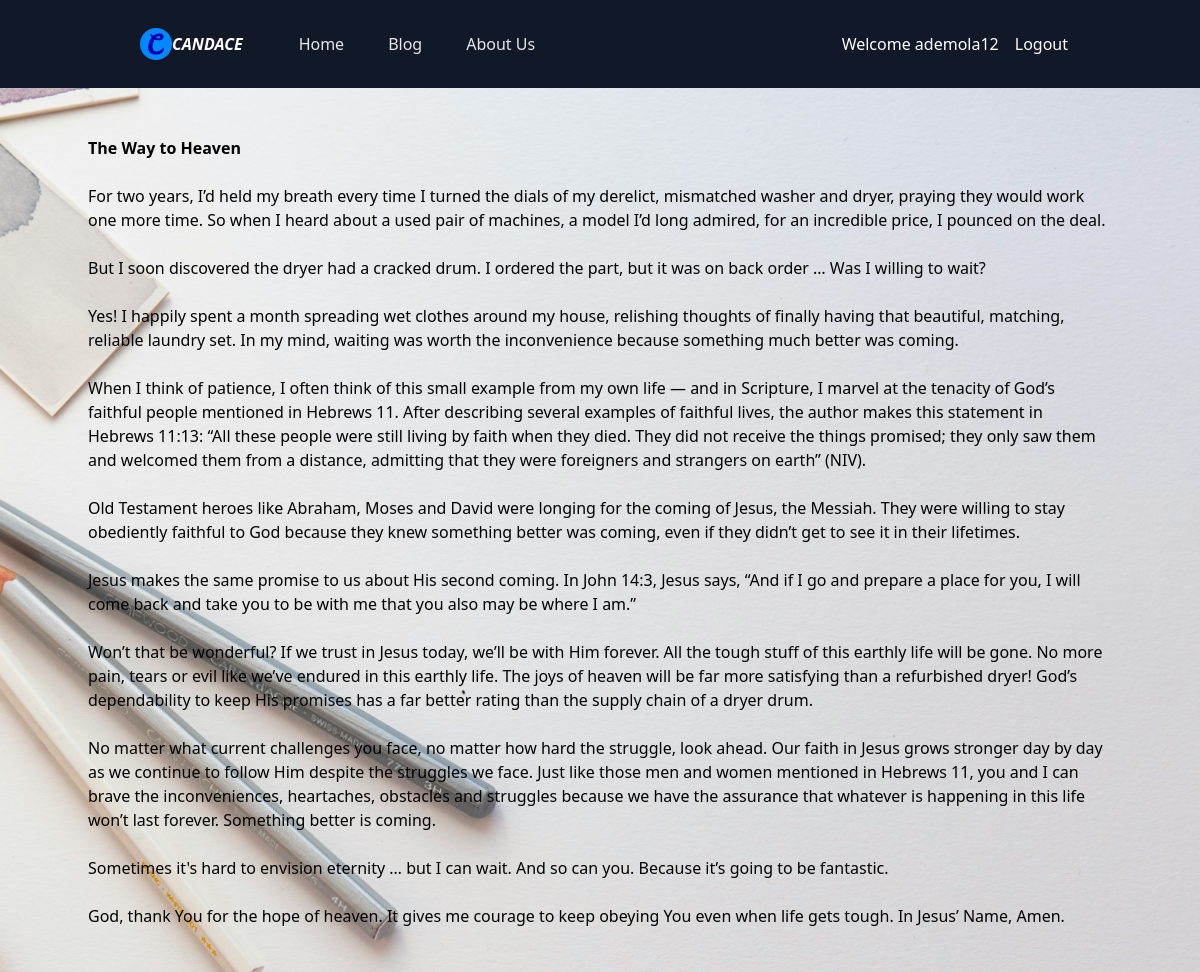
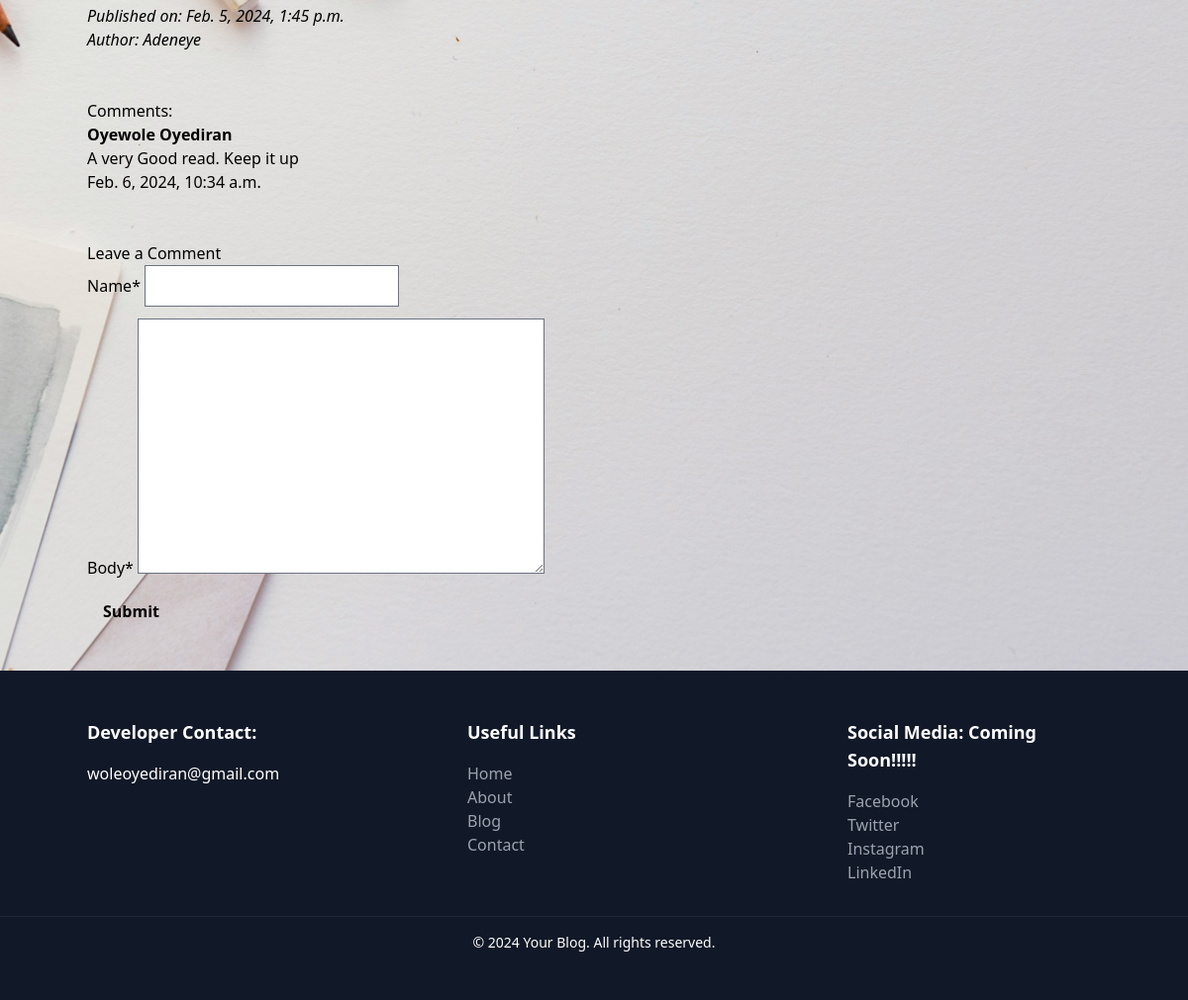
Page /post/2/ (signed in) on the committed database (2 pictures, top to bottom).
### myblog/models.py (models this page shows, shortened)
class Post(models.Model):
    title = models.CharField(max_length=200)
    content = models.TextField()
    pub_date = models.DateTimeField(auto_now_add=True)
    author= models.CharField(max_length=30)
    image=models.ImageField(default="default_image.jpg", upload_to='blog_pics/')
    category=models.ForeignKey( Category,on_delete=models.CASCADE)

class Comment(models.Model):
    post = models.ForeignKey(Post, on_delete=models.CASCADE, related_name='comments')
    name= models.CharField(max_length=30)
    email= models.EmailField()
    body= models.TextField()
    created_at= models.DateTimeField(auto_now_add=True)

### myblog/views.py (the view)
# urls.py: path('post/<int:pk>/', views.PostDetailView.as_view(), name='post_detail'),
class PostDetailView(LoginRequiredMixin, DetailView):
    model = Post
    template_name = 'myblog/post_detail.html'
    context_object_name = 'post'
    def get_context_data(self, **kwargs):
        context = super().get_context_data(**kwargs)
        context['comments'] = self.object.comments.all()
        context['comment_form'] = CommentForm()
        return context
    def post(self, request, *args, **kwargs):
        post = self.get_object()
        form = CommentForm(request.POST)
        if form.is_valid():
            comment = form.save(commit=False)
            comment.post = post
            comment.save()
            return redirect('myblog:post_detail', pk=post.pk)
        else:
            context = self.get_context_data(**kwargs)
            context['comment_form'] = form
            return self.render_to_response(context)

### myblog/forms.py
class CommentForm(forms.ModelForm):
  class Meta:
    model = Comment
    fields= ['name', 'body']
  def __init__(self, *args, **kwargs):
    super().__init__(*args, **kwargs)
    self.helper = FormHelper()
    self.helper.form_method = 'post'
    self.helper.add_input(Submit('submit', 'Submit', css_class='bg-blue-500 hover:bg-blue-700 text-black font-bold py-2 px-4 rounded'))

### templates/myblog/post_detail.html (shortened to what this page needs)
<body
  class="bg-cover bg-center p-0"
  style="background-image: url('/static/lamlard/images/joanna.jpg')"
>
  {% extends 'myblog/base.html' %} {% load static %} {% load static
  tailwind_tags %} {% load crispy_forms_tags %} {% block content %}
  <strong>{{ post.title }}</strong>
  <br />
  <br />
  <p>{{ post.content | linebreaksbr | safe }}</p>
  <br /><br />
  <p><i>Published on: {{ post.pub_date }}</i></p>
  <p><i>Author: {{ post.author }}</i></p>
  <br />
  <br />
  <h2>Comments:</h2>
  <ul>
    {% for comment in comments %}
    <li>
      <strong>{{ comment.name }}</strong>
      <h3>{{ comment.body }}</h3>
      <h6>{{ comment.created_at }}</h6>
    </li>
    {% endfor %}
  </ul>
  <br />
  <br />
  <h2>Leave a Comment</h2>
  <form method="post" action="{% url 'myblog:post_detail' pk=post.pk %}">
    {% csrf_token %}{{ form.as_p }}{% crispy comment_form %}
  </form>
  {% endblock %}

### templates/myblog/base.html (shortened to what this page needs)
<!DOCTYPE html>
{% load static %} {% load static tailwind_tags %}
<html lang="en">
  <head>
    <link
      href="https://cdn.jsdelivr.net/npm/tailwindcss@2.2.19/dist/tailwind.min.css"
      rel="stylesheet"
    />
    {% tailwind_css %}
  </head>
  <body class="bg-blue-300">
    <nav style="" class="bg-gray-900 text-white fixed top-0 z-50 w-full">
      <div class="mx-auto max-w-5xl px-8">
        <div class="flex justify-between">
          <div class="flex space-x-4">
            <div class="py-5">
              <a
                href="#"
                class="flex items-center px-5 py-2 text-gray-700 hover:text-gray-900"
              >
                <img src="{%static 'lamlard/images/fav.png'%}" />
                <span class="font-bold text-white"><i>CANDACE</i></span>
              </a>
            </div>
            <div class="flex hidden items-center space-x-1 md:flex">
              <a
                href="{% url 'myblog:home' %}"
                class="px-5 py-2 text-gray-200 hover:text-gray-500"
                >Home</a
              >
              <a
                href="{% url 'myblog:post_list' %}"
                class="px-5 py-2 text-gray-200 hover:text-gray-500"
                >Blog</a
              >
              <a
                href="#section1"
                class="px-5 py-2 text-gray-200 hover:text-gray-500 click-scroll"
                >About Us</a
              >
            </div>
          </div>
          <div class="flex hidden items-center space-x-1 md:flex">
            {%if user.is_authenticated%}
            <p>Welcome {{user}}</p>
            <a
              href="{%url 'account_logout' %}"
              class="px-3 py-5 hover:text-gray-500"
              >Logout</a
            >
            {% endif %}
          </div>
        </div>
      </div>
    </nav>
    <br />
    <br />
    <br />
    <br />
    <br />
    <div class="container mx-auto mt-4">{% block content %} {% endblock %}</div>
  </body>
  <br />
  <footer class="bg-gray-900 text-white py-12">
    <div class="container mx-auto">
      <div class="flex flex-wrap justify-between">
        <div class="w-full md:w-1/2 lg:w-1/4 mb-8 md:mb-0">
          <h2 class="text-lg font-semibold mb-4">Developer Contact:</h2>
          <p>woleoyediran@gmail.com</p>
        </div>
        <div class="w-full md:w-1/2 lg:w-1/4 mb-8 md:mb-0">
          <h2 class="text-lg font-semibold mb-4">Useful Links</h2>
          <ul>
            <li>
              <a
                href="{% url 'myblog:home' %}"
                class="text-gray-400 hover:text-white"
                >Home</a
              >
            </li>
            <li>
              <a href="#" class="text-gray-400 hover:text-white">About</a>
            </li>
            <li>
              <a
                href="{% url 'myblog:post_list' %}"
                class="text-gray-400 hover:text-white"
                >Blog</a
              >
            </li>
            <li>
              <a href="#" class="text-gray-400 hover:text-white">Contact</a>
            </li>
          </ul>
        </div>
        <div class="w-full md:w-1/2 lg:w-1/4 mb-8 md:mb-0">
          <h2 class="text-lg font-semibold mb-4">
            Social Media: Coming Soon!!!!!
          </h2>
          <ul>
            <li>
              <a href="#" class="text-gray-400 hover:text-white">Facebook</a>
            </li>
            <li>
              <a href="#" class="text-gray-400 hover:text-white">Twitter</a>
            </li>
            <li>
              <a href="#" class="text-gray-400 hover:text-white">Instagram</a>
            </li>
            <li>
              <a href="#" class="text-gray-400 hover:text-white">LinkedIn</a>
            </li>
          </ul>
        </div>
      </div>
    </div>
    <div class="mt-8 border-t border-gray-800">
      <div class="container mx-auto pt-4 text-sm text-center">
        <p>&copy; 2024 Your Blog. All rights reserved.</p>
      </div>
    </div>
  </footer>
</html>

### rows in the picture
Post: title "The Way to Heaven", content "For two years, I’d held my breath every time I turned the dials of my derelict, mismatched washer and dryer, praying they would work one more time. So when I heard about a used pair of machines, a model I’d long admired, for an incredible price, I pounced on the deal. But I soon discovered the dryer had a cracked drum. I ordered the part, but it was on back order … Was I willing to wait? Yes! I happily spent a month spreading wet clothes around my house, relishing thoughts of finally having that beautiful, matching, reliable laundry set. In my mind, waiting was worth the inconvenience because something much better was coming. When I think of patience, I often think of this small example…", pub_date "Feb. 5, 2024, 1:45 p.m.", author "Adeneye"
Comment: name "Oyewole Oyediran", body "A very Good read. Keep it up", created_at "Feb. 6, 2024, 10:34 a.m."

### other values in the picture
{{ user }} "ademola12"
